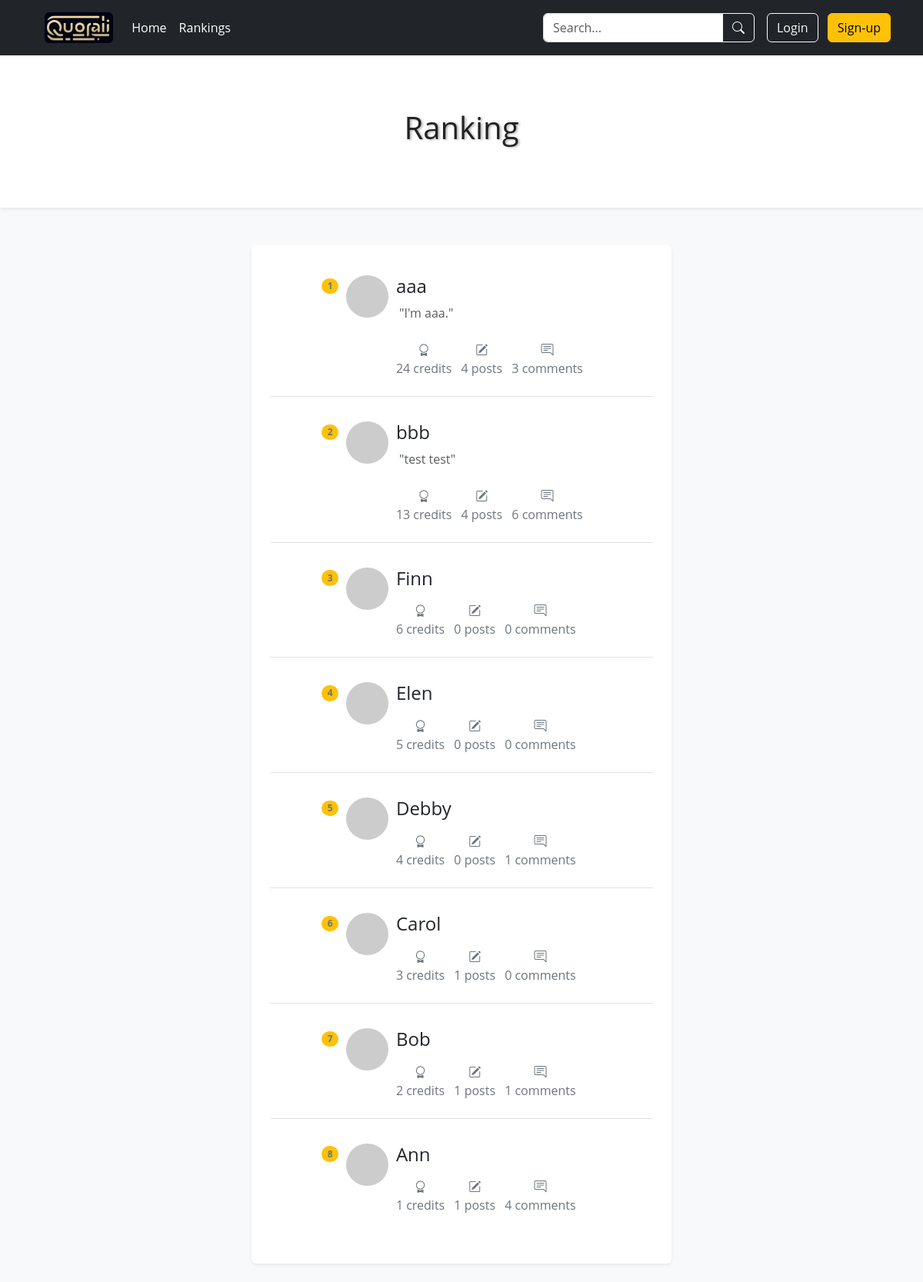
Page /ranking-page on the earlier database version.
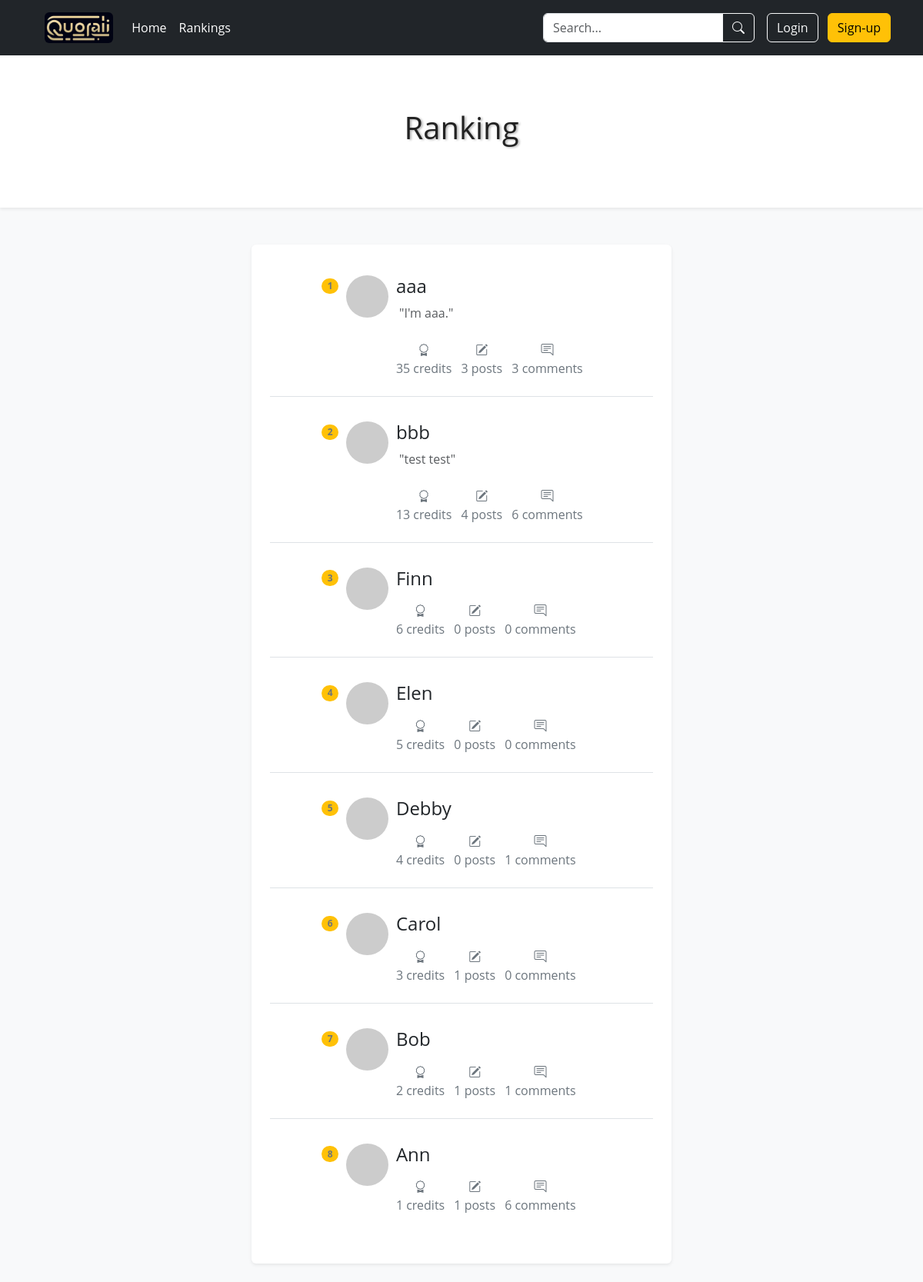
Same page on the later database version.
### app/models.py (models this page shows, shortened)
class User(db.Model, UserMixin):
    id = db.Column(db.Integer, primary_key=True)
    username = db.Column(db.String(16), index=True, unique=True)
    email = db.Column(db.String(64), index=True, unique=True)
    password_hash = db.Column(db.String(256))
    credit = db.Column(db.Integer, default=0)
    bio = db.Column(db.String(1024))
    posts = db.relationship('Post', backref='author', lazy=True)
    comments = db.relationship('Comment', backref='author', lazy='dynamic')

### app/routes.py (the view)
@app.route('/ranking-page')
def rankingPage():
    users = User.query.order_by(desc(User.credit)).all()
    for user in users:
        user.robohash_url = robohash_url(user.email)
    return render_template("ranking-page.html", title='Ranking page', users=users)

### app/routes.py (called while the page is built)
def robohash_url(text):
    return f"https://robohash.org/{text}"

### app/templates/ranking-page.html (shortened to what this page needs)
{% extends "base.html" %}
{% block style %}
<link rel="stylesheet" href="{{ url_for('static', filename='css/ranking-page.css') }}" />
{% endblock %}
{% block main %}
<div class="bg-light cv">
  <header class="text-center bg-white p-4 shadow-sm">
      <h1 class="danger-text py-5">Ranking</h1>
  </header>
  <div class="container mt-5">
      <div class="row clearfix">
          <div class="col-md-6 offset-md-3 column">
              <section class="p-4 mb-4 bg-white rounded shadow-sm box box-odd">
                  <ul class="list-group list-group-flush">
                    {% for user in users %}
                    <li class="list-group-item mt-2 mb-3">
                      <div class="col-md-10 offset-md-1 column row clearfix list-margin border-0">
                          <div class="col-md-1 column">
                            <span class="text-secondary badge rounded-pill bg-warning">{{ loop.index }}</span>
                          </div>
                          <div class="col-md-2 column">
                            <img alt="Profile Picture" src= "{{ user.robohash_url }}" class="rounded-circle" style="height: 55px; width: 55px;"/>
                          </div>
                          <div class="col-md-9 column">
                              <h4>{{ user.username }}</h4>
                              {% if user.bio %}
                              <p class="text-muted">&nbsp;"{{ user.bio }}"</p>
                              {% endif %}
                              <ul class="list-inline">
                                <li class="text-secondary list-inline-item text-center mt-2">
                                  <i class="bi bi-award"></i>
                                  <p>{{ user.credit }} credits</p>
                                </li>
                                <li class="text-secondary list-inline-item text-center">
                                  <i class="bi bi-pencil-square"></i>
                                  <p>{{ user.posts|length }} posts</p>
                                </li>
                                <li class="text-secondary list-inline-item text-center">
                                  <i class="bi bi-chat-right-text"></i>
                                  <p>{{ user.comments.all()|length }} comments</p>
                                </li>
                              </ul>
                          </div>
                        </div>
                    </li>
                    {% endfor %}
                  </ul>
              </section>
          </div>
      </div>
  </div>
</div>
{% endblock %}

### app/templates/base.html (shortened to what this page needs)
<!DOCTYPE html>
<html lang="en">
<head>
   <link href="https://cdn.jsdelivr.net/npm/bootstrap@5.3.3/dist/css/bootstrap.min.css" rel="stylesheet">
   <link rel="stylesheet" href="https://cdn.jsdelivr.net/npm/bootstrap-icons@1.11.3/font/bootstrap-icons.min.css">
   <link rel="stylesheet" href="{{ url_for('static', filename='css/base.css') }}">
    {% block style %}{% endblock %}
</head>
<body>
    <header class="p-3 bg-dark text-white fixed-top">
        <div class="container">
            <div class="d-flex flex-wrap align-items-center justify-content-center justify-content-lg-start">
                <a href="/" class="d-flex align-items-center mb-2 mb-lg-0 mx-3 text-white text-decoration-none">
                    <img alt="logo" src="{{ url_for('static', filename='img/4501715747379_.pic.jpg') }}" class="rounded logo" />
                </a>
                <ul class="nav col-12 col-lg-auto me-lg-auto mb-2 justify-content-center mb-md-0">
                    <li><a href="/" class="nav-link px-2 text-white">Home</a></li>
                    <li><a href="{{ url_for('rankingPage') }}" class="nav-link px-2 text-white">Rankings</a></li>
                </ul>
                <form class="col-12 col-lg-auto mb-3 mb-lg-0 me-lg-3" method="get" action="{{ url_for('search') }}">
                    <div class="input-group">
                        <input type="search" class="form-control form-control-dark" placeholder="Search..." aria-label="Search" name="search_keywords">
                        <button class="btn btn-outline-light" type="submit"><i class="bi bi-search"></i>
                        </button>
                    </div>
                </form>
                <div class="text-end">
                    {% if current_user.is_authenticated %}
                    <div class="user-info">
                        <span class="text-light me-3">Welcome
                            <img alt="Avatar" src='https://robohash.org/{{ current_user.email }}' class="rounded-circle" style="width: 40px; height: 40px; border: rgba(0, 0, 0, 0.2) 2.5px solid; margin-top: -5px;" />
                            <a href="{{ url_for('personalProfile') }}" style="text-decoration: none; color: inherit;" onmouseover="this.style.color='#FFA500'" onmouseout="this.style.color='inherit'">{{ current_user.username }}</a>
                    </span>
                        <span class="text-light me-3"><i class="bi bi-award-fill"></i> {{ current_user.credit }}</span>
                        <a class="btn btn-warning bg-gradient" href="{{ url_for('logout') }}">Log Out</a>
                    </div>
                    {% else %}
                    <button type="button" id="loginButton" class="btn btn-outline-light me-2" data-bs-toggle="modal" data-bs-target="#ModalToggle">Login</button>
                    <button type="button" class="btn btn-warning" data-bs-toggle="modal" data-bs-target="#staticBackdrop" id="registerbtn">Sign-up</button>
                    {% endif %}
                </div>
            </div>
        </div>
    </header>
    <main>
        {% block main %}{% endblock %}
    </main>
</body>
</html>

### app/static/css/base.css (style rules this page uses)
* { box-sizing: border-box; margin: 0; padding: 0; }
body { font-family: 'Open Sans', sans-serif; color: #222; overflow-x: hidden; }
.logo { height: 40px; opacity: 0.95; }

### app/static/css/ranking-page.css (style rules this page uses)
main { margin-top: 70px; }
h1 { text-shadow: 2px 1px 3px rgba(0, 0, 0, 0.304); }

Differences in the rows shown:
changed User "aaa": credit "24" → "35"; posts|length "4" → "3"
computed for User "Ann": comments.all|length "4" → "6"
